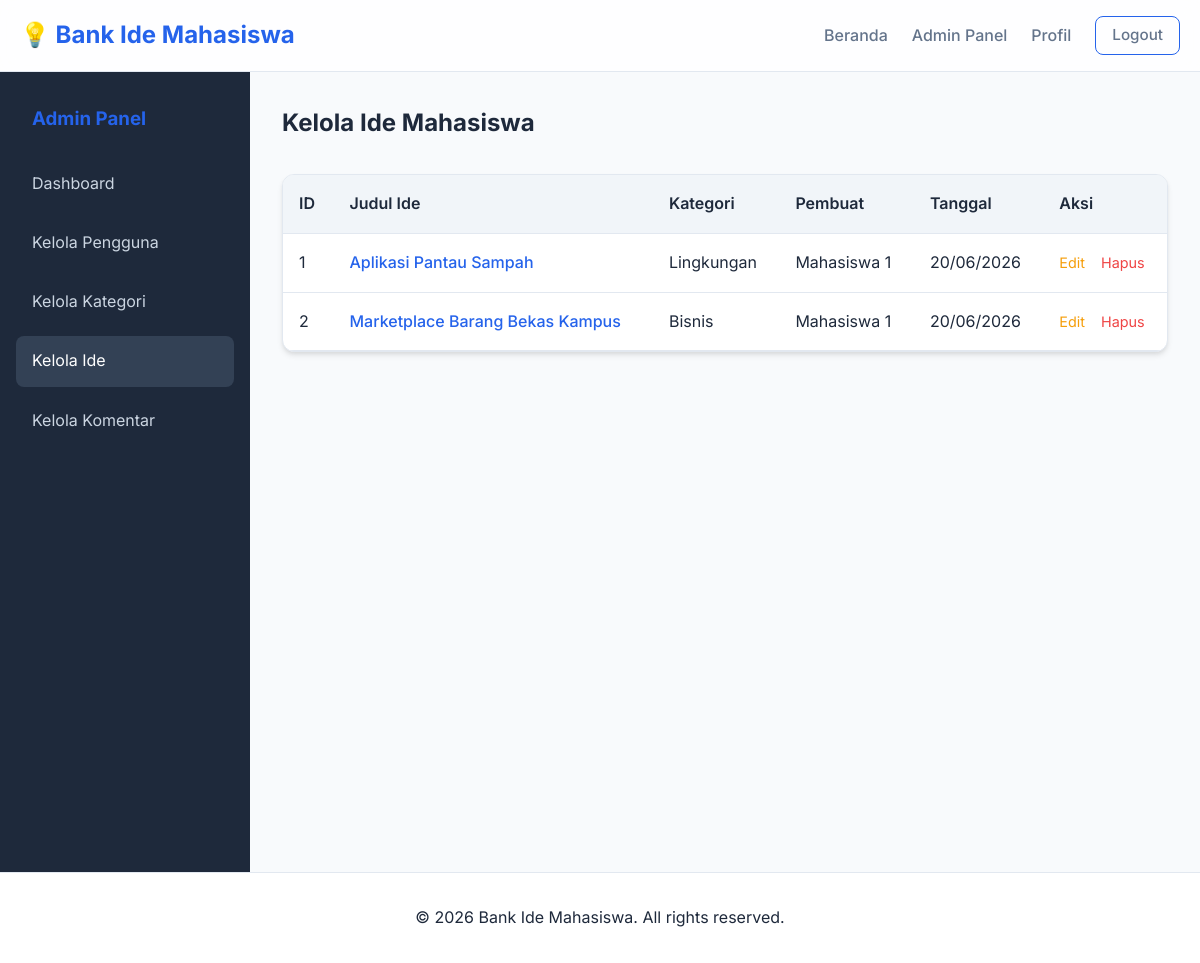
The page /admin/ideas.php (signed in) on the database its author committed.
### tables this page shows
CREATE TABLE ide (
    id_ide INT AUTO_INCREMENT PRIMARY KEY,
    judul_ide VARCHAR(255) NOT NULL,
    deskripsi TEXT NOT NULL,
    tanggal_upload DATETIME DEFAULT CURRENT_TIMESTAMP,
    id_user INT,
    id_kategori INT,
    FOREIGN KEY (id_user) REFERENCES users(id_user) ON DELETE CASCADE,
    FOREIGN KEY (id_kategori) REFERENCES kategori(id_kategori) ON DELETE SET NULL
);

CREATE TABLE kategori (
    id_kategori INT AUTO_INCREMENT PRIMARY KEY,
    nama_kategori VARCHAR(100) NOT NULL
);

CREATE TABLE users (
    id_user INT AUTO_INCREMENT PRIMARY KEY,
    nama VARCHAR(100) NOT NULL,
    email VARCHAR(100) NOT NULL UNIQUE,
    password VARCHAR(255) NOT NULL,
    role ENUM('admin', 'user') DEFAULT 'user'
);

### admin/ideas.php (the view, shortened to what this page needs)
<?php
require_once '../config/database.php';
$stmt = $pdo->query("
    SELECT i.*, u.nama, k.nama_kategori
    FROM ide i
    LEFT JOIN users u ON i.id_user = u.id_user
    LEFT JOIN kategori k ON i.id_kategori = k.id_kategori
    ORDER BY i.tanggal_upload DESC
");
$ideas = $stmt->fetchAll();
?>
<?php include '../includes/header.php'; ?>
<?php include '../includes/navbar.php'; ?>
<div class="admin-layout">
    <div class="admin-sidebar">
        <h3 style="margin-bottom: 1.5rem; padding-left: 1rem; color: var(--primary-color);">Admin Panel</h3>
        <a href="index.php">Dashboard</a>
        <a href="users.php">Kelola Pengguna</a>
        <a href="categories.php">Kelola Kategori</a>
        <a href="ideas.php" class="active">Kelola Ide</a>
        <a href="comments.php">Kelola Komentar</a>
    </div>
    <div class="admin-content">
        <h2 class="mb-2">Kelola Ide Mahasiswa</h2>
        <div class="table-container">
            <table>
                <thead>
                    <tr>
                        <th>ID</th>
                        <th>Judul Ide</th>
                        <th>Kategori</th>
                        <th>Pembuat</th>
                        <th>Tanggal</th>
                        <th>Aksi</th>
                    </tr>
                </thead>
                <tbody>
                    <?php foreach($ideas as $ide): ?>
                    <tr>
                        <td><?php echo $ide['id_ide']; ?></td>
                        <td>
                            <a href="../ide_detail.php?id=<?php echo $ide['id_ide']; ?>" target="_blank" style="color: var(--primary-color); text-decoration: none; font-weight: 500;">
                                <?php echo htmlspecialchars($ide['judul_ide']); ?>
                            </a>
                        </td>
                        <td><?php echo htmlspecialchars($ide['nama_kategori']); ?></td>
                        <td><?php echo htmlspecialchars($ide['nama']); ?></td>
                        <td><?php echo date('d/m/Y', strtotime($ide['tanggal_upload'])); ?></td>
                        <td>
                            <div class="flex gap-1">
                                <a href="../edit_ide.php?id=<?php echo $ide['id_ide']; ?>" style="color: #f59e0b; text-decoration: none; font-size: 0.9rem;">Edit</a>
                                <a href="ideas.php?delete=<?php echo $ide['id_ide']; ?>" class="btn-delete" style="color: var(--danger); text-decoration: none; font-size: 0.9rem;">Hapus</a>
                            </div>
                        </td>
                    </tr>
                    <?php endforeach; ?>
                </tbody>
            </table>
        </div>
    </div>
</div>
<?php include '../includes/footer.php'; ?>

### assets/css/style.css (style rules this page uses)
:root { --primary-color: #2563eb; --primary-hover: #1d4ed8; --secondary-color: #f1f5f9; --bg-color: #f8fafc; --text-main: #1e293b; --text-muted: #64748b; --border-color: #e2e8f0; --white: #ffffff; --danger: #ef4444; --success: #10b981; --card-shadow: 0 4px 6px -1px rgba(0, 0, 0, 0.1), 0 2px 4px -1px rgba(0, 0, 0, 0.06); --hover-shadow: 0 10px 15px -3px rgba(0, 0, 0, 0.1), 0 4px 6px -2px rgba(0, 0, 0, 0.05); --radius: 12px; --transition: all 0.3s ease; }
* { margin: 0; padding: 0; box-sizing: border-box; font-family: 'Inter', sans-serif; }
body { background-color: var(--bg-color); color: var(--text-main); line-height: 1.6; min-height: 100vh; display: flex; flex-direction: column; }
.mb-2 { margin-bottom: 2rem; }
.flex { display: flex; }
.gap-1 { gap: 1rem; }
.table-container { background: var(--white); border-radius: var(--radius); box-shadow: var(--card-shadow); overflow-x: auto; border: 1px solid var(--border-color); }
table { width: 100%; border-collapse: collapse; }
th, td { padding: 1rem; text-align: left; border-bottom: 1px solid var(--border-color); }
th { background-color: var(--secondary-color); font-weight: 600; color: var(--text-main); }
.admin-layout { display: flex; min-height: 100vh; }
.admin-sidebar { width: 250px; background: #1e293b; color: var(--white); padding: 2rem 1rem; }
.admin-sidebar a { color: #cbd5e1; text-decoration: none; display: block; padding: 0.8rem 1rem; border-radius: 8px; margin-bottom: 0.5rem; transition: var(--transition); }
.admin-sidebar a:hover, .admin-sidebar a.active { background: #334155; color: var(--white); }
.admin-content { flex-grow: 1; padding: 2rem; background: var(--bg-color); overflow-y: auto; }

### rows shown on the page
ide: id_ide "1", judul_ide "Aplikasi Pantau Sampah", id_kategori.nama_kategori "Lingkungan", id_user.nama "Mahasiswa 1", tanggal_upload "20/06/2026"
ide: id_ide "2", judul_ide "Marketplace Barang Bekas Kampus", id_kategori.nama_kategori "Bisnis", id_user.nama "Mahasiswa 1", tanggal_upload "20/06/2026"
